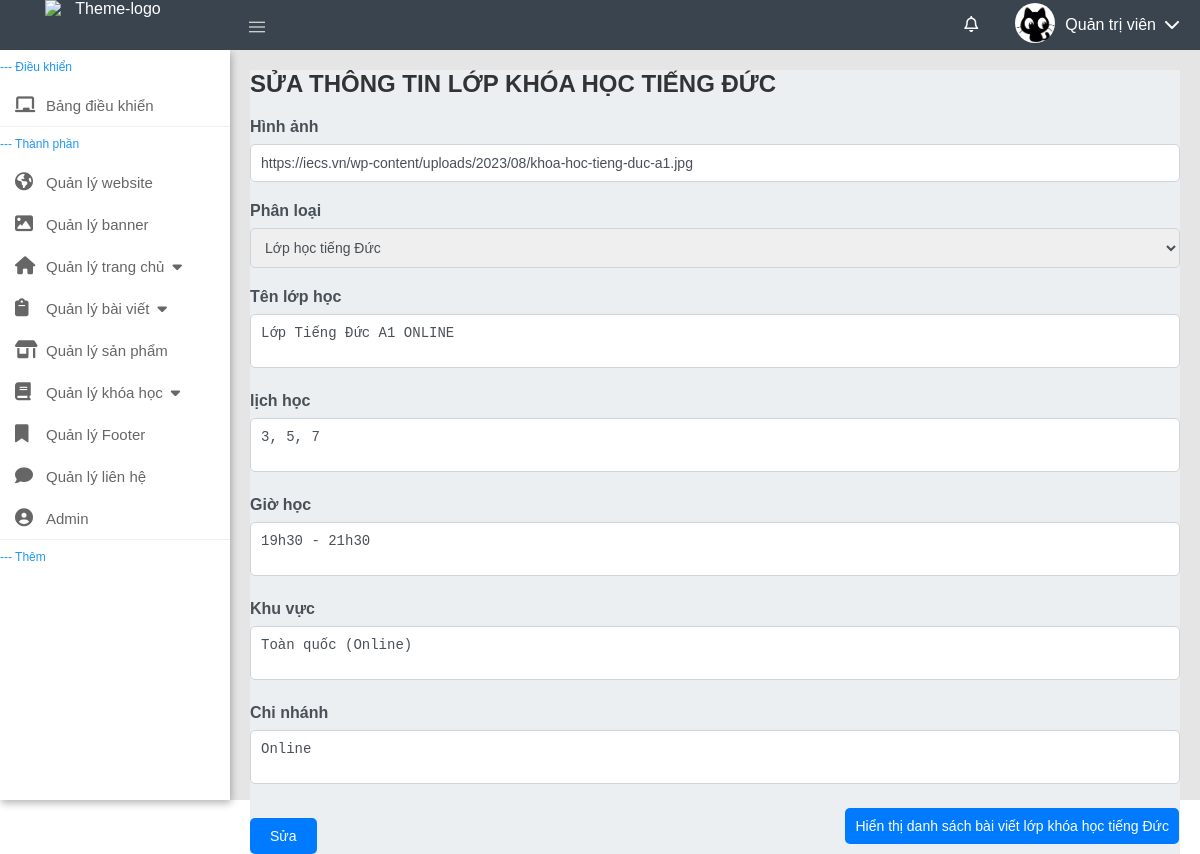
The app's page /Admin/index.php?task=editkh&kh=lopduc&idsuakh=50 (signed in) with its own data.
### tables this page shows
CREATE TABLE `ql_dangnhap` (
  `id` int(11) NOT NULL,
  `use` varchar(50) NOT NULL,
  `pass` varchar(30) NOT NULL,
  `tgbd` varchar(255) NOT NULL,
  `tthai` varchar(255) NOT NULL,
  `tgdn` int(11) NOT NULL,
  `level` int(11) NOT NULL,
  `hdcuoi` varchar(255) NOT NULL,
  `hide` varchar(255) NOT NULL,
  `tenhh` varchar(255) NOT NULL,
  `img` longtext NOT NULL,
  `pquyen` varchar(255) NOT NULL
);

CREATE TABLE `ql_khoahoc` (
  `id` int(255) NOT NULL,
  `img` longtext NOT NULL,
  `ten_lop` varchar(255) NOT NULL,
  `lich_hoc` varchar(255) NOT NULL,
  `gio_hoc` varchar(255) NOT NULL,
  `khu_vuc` varchar(2000) NOT NULL,
  `chi_nhanh` varchar(2000) NOT NULL,
  `phan_loai` varchar(2000) NOT NULL,
  `note` varchar(255) NOT NULL,
  `hide` varchar(255) NOT NULL
);

### Admin/views/view.php (called while the page is built, shortened)
<?php
class View{
    public function editkh(){
        include_once 'templates/chinhsuakh.php';
    }
}
?>

### Admin/controllers/controller.php (called while the page is built, shortened)
<?php
require_once "models/model.php";
require_once "views/view.php";
class Controller
{
	var $model, $view, $useLogin, $uploadfile;
	function __construct()
	{
		$this->view = new View();
	}
	public function editkh()
	{
		$this->view->editkh();
	}
}
?>

### Admin/models/model.php (called while the page is built, shortened)
<?php
class Model
{
    public $conn;
    public function __construct()
    {
        $this->conn = mysqli_connect('localhost', 'root', '', 'ico_web_final', 4306);
    }
    public function getDatause($use)
    {
        $sql = "SELECT * FROM `ql_dangnhap` where `use`='$use'";
        return mysqli_query($this->conn, $sql);
    }
    public function getDataidkh($id)
    {
        $sql = "SELECT * FROM `ql_khoahoc` where `id` =  '$id'";
        return mysqli_query($this->conn, $sql);
    }
}
?>

### Admin/templates/chinhsuakh.php (the view, shortened to what this page needs)
<?php
require_once "templates/header.php";
?>
<body>
    <?php
        require_once "model/head.php";
    ?>
    <div class="layout">
        <?php
        require_once "model/navbar.php";
    ?>
        <main class="content">
        <?php
                $getkh = isset($_GET['kh']) ? $_GET['kh'] : "";
                if ($getkh == "lopduc") {
                    $kh = " lớp khóa học tiếng Đức";
                } elseif ($getkh == "lophan") {
                    $kh = " Lớp học tiếng Hàn";
                } else
                    $kh = "";
            ?>
            <div class="admin-dashboard">
                <h2 class="text-center mb-4">Sửa thông tin<?php echo $kh ?></h2>
                <form action="" method="post">
                <?php
                require_once 'models/model.php';
                $model = new Model();
                $getid =$_GET['idsuakh'];
                $result = mysqli_fetch_assoc($model->getDataidkh($getid));
                ?>
                    <div class="mb-3">
                        <label for="image" class="form-label">Hình ảnh</label>
                        <input type="text" class="form-control" name="img" id="image" placeholder="Nhập vào link ảnh" value="<?php echo $result['img'] ?>">
                    </div>
                    <div class="mb-3">
                        <label for="title" class="form-label">Phân loại</label>
                        <select name="phanloai" class="form-control">
                            <option value="lopduc" <?php if ($getkh == "lopduc")
                                echo "selected"; ?>> Lớp học tiếng Đức</option>
                        </select>
                    </div>
                    <div class="mb-3">
                        <label for="detailedContent" class="form-label">Tên lớp học</label>
                        <textarea class="form-control"  name="tenlop" placeholder="Nhập lớp học" required><?php echo $result['ten_lop']; ?></textarea>
                    </div>
                    <div class="mb-3">
                        <label for="detailedContent" class="form-label">lịch học</label>
                        <textarea class="form-control"  name="lichhoc" placeholder="Nhập lịch học" required><?php echo $result['lich_hoc']; ?></textarea>
                    </div>
                    <div class="mb-3">
                        <label for="detailedContent" class="form-label">Giờ học </label>
                        <textarea class="form-control"  name="giohoc" placeholder="Nhập giờ học" required><?php echo $result['gio_hoc']; ?></textarea>
                    </div>
                    <div class="mb-3">
                        <label for="detailedContent" class="form-label">Khu vực </label>
                        <textarea class="form-control"  name="khuvuc" placeholder="Nhập khu vực" required><?php echo $result['khu_vuc']; ?></textarea>
                    </div>
                    <div class="mb-3">
                        <label for="detailedContent" class="form-label">Chi nhánh</label>
                        <textarea class="form-control"  name="chinhanh" placeholder="Nhập chi nhánh" required><?php echo $result['chi_nhanh']; ?></textarea>
                    </div>
                    <div class="d-flex justify-content-end btnnn">
                        <button type="submit" name="editkh" class="btn btn-primary">Sửa</button>
                        <a href="index.php?task=qlkh&kh=<?php echo $getkh; ?>" class="btn btn-primary ht">Hiển thị danh sách bài viết <?php echo $kh; ?></a>
                    </div>
                </form>
            </div>
        </main>
    </div>
</body>
</html>

### Admin/model/head.php (shortened to what this page needs)
<header class="header">
        <a href="../Ico_Web" target="_blank" class="logo"><img class="img-fluid able-logo" src="https://lh3.googleusercontent.com/pw/AP1GczOP6fUst1ZQrf3L-XPUmJIZFw_g5dPuuZnfLEswWuls0vOg6gFjxTMD_FHuQsWAVxqlHr2_xMPJDmmKoF9HO45CKdoikdvBtjrasDWEdCV4QxYDfmrW4p3vEFAzYeEyctCW67Ij51HppMzHLcKVny_PFg=w1355-h590-s-no-gm?authuser=1"
                alt="Theme-logo"></a>
        <div class="navbar">
            <a href="#!" class="sidebar-toggle"> <span class="material-symbols-outlined">
                </span></a>
            <div class="navbar-custom">
                <ul class="item-nav">
                    <li class="dropdown"><a href="#!" class="dropdown-toggle dropdown-js"><i
                                class="fa-regular fa-bell"></i>
                        </a>
                    </li>
                    <?php
                    require_once "models/model.php";
                    $model = new Model();
                    $row = mysqli_fetch_assoc($model->getDatause($_SESSION['use'])); ?>
                    <li class="dropdown"><a href="#!" class="dropdown-toggle2 dropdown-js">
                            <div><img src="assets/profile/<?php if(!empty($row['img']))echo $row['img'];else echo "unknown.webp" ?>" width="40px" height="40px" style="border-radius: 50%;">
                            </div>
                            <div>
                                 <span><?php
                                    echo $row['tenhh'];
                                    ?></span><i class="fa-solid fa-chevron-down"></i></div></i>
                        </a>
                    </li>
                </ul>
            </div>
        </div>
    </header>

### Admin/assets/css/qlnavbar.css (style rules this page uses)
h2.text-center { font-size: 24px; color: #333; margin-bottom: 20px; text-transform: uppercase; }
.form-label { font-weight: bold; color: #495057; margin-bottom: 8px; display: block; }
.form-control { border: 1px solid #ced4da; border-radius: 5px; padding: 10px; font-size: 14px; color: #495057; width: 100%; transition: border-color 0.3s; }
button { padding: 10px 20px; font-size: 14px; border: none; border-radius: 5px; cursor: pointer; transition: background-color 0.3s; }
.btn-primary { background-color: #007bff; color: white; padding: 10px 20px; font-size: 14px; border: none; border-radius: 5px; cursor: pointer; transition: background-color 0.3s; }
.mb-3 { margin-bottom: 20px; }
textarea { resize: none; }
body { font-family: Arial, sans-serif; }
button { margin-top: 10px; padding: 8px 12px; cursor: pointer; }

### Admin/assets/css/style.css (style rules this page uses)
ul, li { list-style-type: none; }
* { padding: 0; margin: 0; box-sizing: border-box; word-break: break-word; }
a { text-decoration: none; color: #fff; }
body { margin: 0; font-family: Arial, sans-serif; display: flex; flex-direction: column; height: 100vh; color: #373a3c; }
.header { display: flex; background-color: #39444E; color: white; z-index: 1000; max-height: 50px; height: 50px; }
.navbar { color: white; height: 100%; flex: 1; display: flex; justify-content: space-between; }
.navbar .navbar-custom .item-nav { display: flex; justify-content: space-between; min-width: 150px; height: 100%; margin: 0 10px; align-items: center; }
.logo { display: block; width: 230px; text-align: center; overflow: hidden; }
.able-logo { display: inline-block; margin-right: 10px; width: 130px; }
.material-symbols-outlined { font-variation-settings: 'FILL' 0, 'wght' 200, 'GRAD' 0, 'opsz' 24; color: white; display: inline-block; height: 20px; padding: 15px; align-items: center; }
.fa-bell { font-size: 16px; }
.sidebar-toggle { height: 50px; align-items: center; }
.header .dropdown { position: relative; }
.header .dropdown .dropdown-toggle2 { display: flex; align-items: center; margin: auto 10px; }
.header .dropdown .dropdown-toggle2 div:last-child span { margin-right: 8px; line-height: 50px; }
.header .dropdown .dropdown-toggle2 img { margin: auto 10px; }
.item-nav .dropdown-toggle { line-height: 50px; padding: 17px; }
.layout { display: flex; flex: 1; height: 100%; }
.content { flex: 1; padding: 20px; background-color: #E5E5E5; height: calc(100vh - 50px); }
.admin-dashboard { background: #EBEFF2; }
.justify-content-end .ht { position: absolute; display: block; width: fit-content; right: 0; }
.btnnn { display: flex; }
.btnnn .ht { right: 21px; padding: 10px; }

### records on screen
ql_dangnhap: img (picture), tenhh "Quản trị viên"
ql_khoahoc: img "https://iecs.vn/wp-content/uploads/2023/08/khoa-hoc-tieng-duc-a1.jpg", tenlop "Lớp Tiếng Đức A1 ONLINE", lichhoc "3, 5, 7", giohoc "19h30 - 21h30", khuvuc "Toàn quốc (Online)", chinhanh "Online"

### other values on screen
$kh "LỚP KHÓA HỌC TIẾNG ĐỨC"
$kh "lớp khóa học tiếng Đức"
